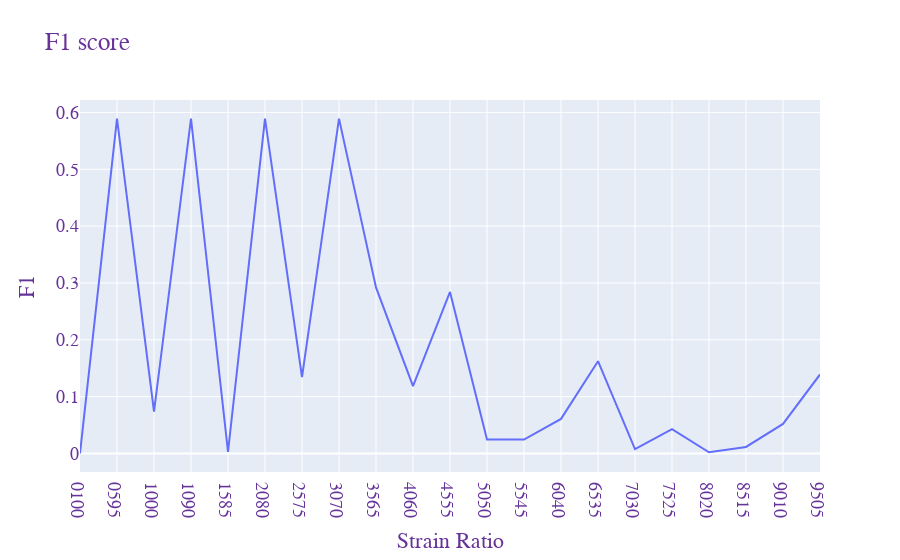

This figure's notebook cell:
### Markdown cell above
<h1>MSE

### Code cell
print(frac_MSE(NAME_FILE=NAME_FILE, JSON_FILE_PATH=JSON_FILE_PATH, VCF_FILE_PATH=VCF_FILE_PATH))

### Figure 1 — Plotly figure (JSON) as saved in the notebook; plotly's stock layout.template omitted (floating-point values rounded to 4 significant figures)
{"data": [{"mode": "lines", "type": "scatter", "x": ["0100", "0595", "1000", "1090", "1585", "2080", "2575", "3070", "3565", "4060", "4555", "5050", "5545", "6040", "6535", "7030", "7525", "8020", "8515", "9010", "9505"], "y": [0.0001834, 0.5891, 0.0736, 0.5891, 0.002716, 0.5891, 0.1343, 0.5891, 0.2923, 0.1185, 0.2842, 0.02451, 0.02461, 0.06088, 0.1624, 0.007609, 0.04286, 0.002205, 0.01156, 0.05204, 0.139, 0.0854, 0.1539, 0.1081, 0.1187, 0.07364, 0.01742, 0.04406, 0.01922, 0.01138, 0.1897, 0.007634, 0.06826, 0.06415, 0.1116, 0.09423, 0.1624, 0.1338, 0.04329, 0.2297, 0.05108, 0.5891]}], "layout": {"autosize": true, "font": {"color": "RebeccaPurple", "family": "Courier New, monospace", "size": 18}, "legend": {"title": {"text": ""}}, "title": {"text": "F1 score"}, "xaxis": {"autorange": true, "range": [0, 20], "title": {"text": "Strain Ratio"}, "type": "category"}, "yaxis": {"autorange": true, "range": [-0.03254, 0.6219], "title": {"text": "F1"}, "type": "linear"}}}
